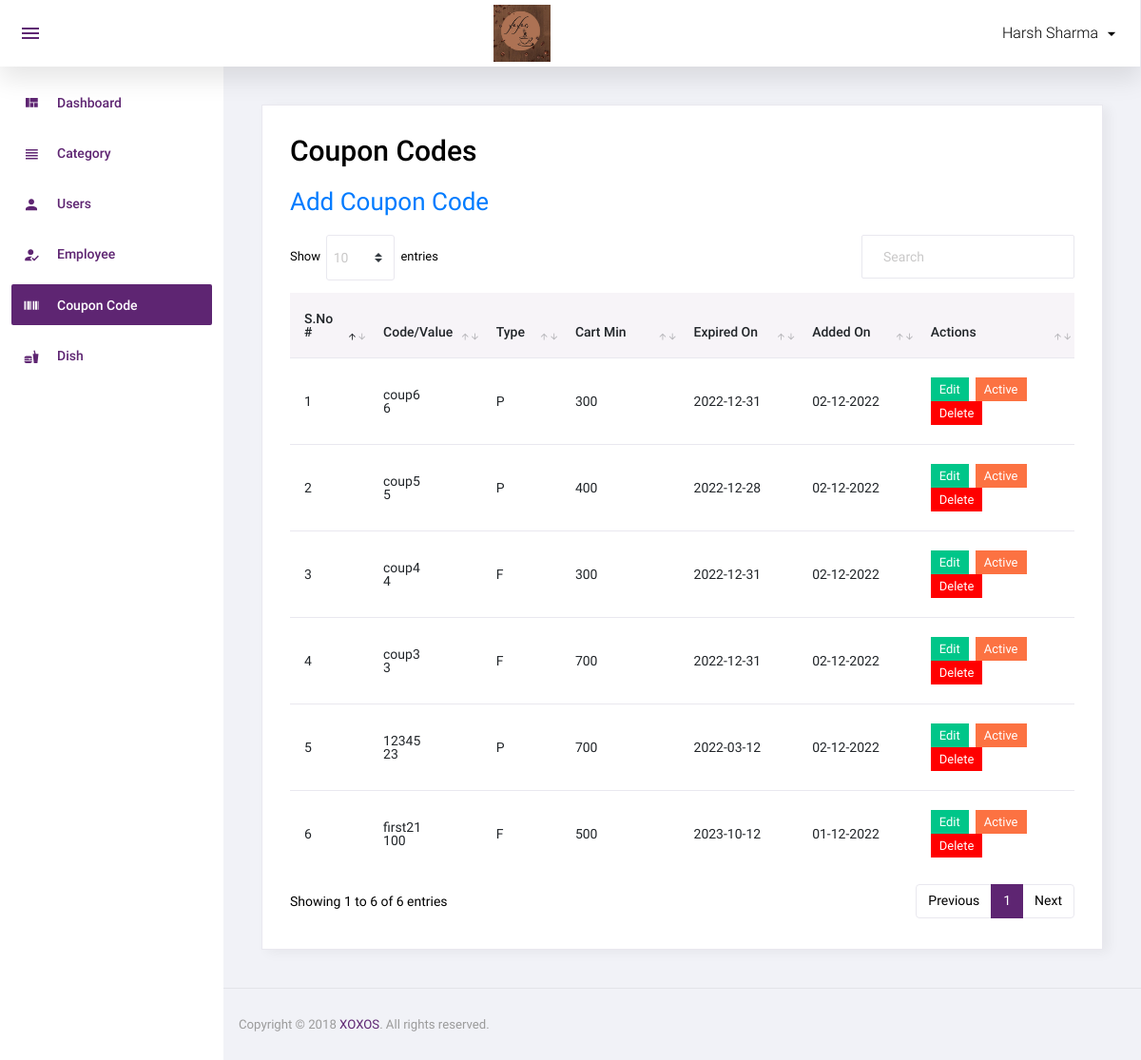
The app's page /admin/coupon_code.php (signed in) with its own data.
### tables this page shows
CREATE TABLE `coupon_code` (
  `id` int(11) NOT NULL,
  `coupon_code` varchar(20) NOT NULL,
  `coupon_type` enum('P','F') NOT NULL,
  `coupon_value` int(11) NOT NULL,
  `cart_min_value` int(11) NOT NULL,
  `expired_on` date NOT NULL,
  `status` int(11) NOT NULL,
  `added_on` datetime NOT NULL
);

### admin/coupon_code.php (the view, shortened to what this page needs)
<?php
include('header.php');
$sql="select * from coupon_code order by id desc";
$res=mysqli_query($con,$sql);
?>
  <div class="card">
            <div class="card-body">
              <h1 class="grid_title">Coupon Codes</h1>
			  <a href="manage_coupon_code.php" class="add_link">Add Coupon Code</a>
			  <div class="row grid_box">
                <div class="col-12">
                  <div class="table-responsive">
                    <table id="order-listing" class="table">
                      <thead>
                        <tr>
                            <th width="10%">S.No #</th>
                            <th width="10%">Code/Value</th>
                            <th width="10%">Type</th>
							<th width="15%">Cart Min</th>
							<th width="15%">Expired On</th>
							<th width="15%">Added On</th>
                            <th width="20%">Actions</th>
                        </tr>
                      </thead>
                      <tbody>
                        <?php if(mysqli_num_rows($res)>0){
						$i=1;
						while($row=mysqli_fetch_assoc($res)){
						?>
						<tr>
                            <td><?php echo $i?></td>
                            <td><?php echo $row['coupon_code']?><br/>
							<?php echo $row['coupon_value']?></td>
							<td><?php echo $row['coupon_type']?></td>
							<td><?php echo $row['cart_min_value']?></td>
							<td>
							<?php
							if($row['expired_on']=='0000-00-00'){
							}else{
								echo $row['expired_on'];
							}
							?>
							</td>
							<td>
							<?php
							$dateStr=strtotime($row['added_on']);
							echo date('d-m-Y',$dateStr);
							?>
							</td>
							<td>
								<a href="manage_coupon_code.php?id=<?php echo $row['id']?>"><label class="badge badge-success hand_cursor">Edit</label></a>&nbsp;
								<?php
								if($row['status']==1){
								?>
								<a href="?id=<?php echo $row['id']?>&type=deactive"><label class="badge badge-danger hand_cursor">Active</label></a>
								<?php
								}else{
								?>
								<a href="?id=<?php echo $row['id']?>&type=active"><label class="badge badge-info hand_cursor">Deactive</label></a>
								<?php
								}
								?>
								<a href="?id=<?php echo $row['id']?>&type=delete"><label class="badge badge-danger delete_red hand_cursor">Delete</label></a>
							</td>
                        </tr>
                        <?php
						$i++;
						} } else { ?>
						<tr>
							<td colspan="5">No data found</td>
						</tr>
						<?php } ?>
                      </tbody>
                    </table>
                  </div>
				</div>
              </div>
            </div>
          </div>
<?php include('footer.php');?>

### records on screen
coupon_code: coupon_code "coup6", coupon_value "6", coupon_type "P", cart_min_value "300", expired_on "2022-12-31", added_on "02-12-2022"
coupon_code: coupon_code "coup5", coupon_value "5", coupon_type "P", cart_min_value "400", expired_on "2022-12-28", added_on "02-12-2022"
coupon_code: coupon_code "coup4", coupon_value "4", coupon_type "F", cart_min_value "300", expired_on "2022-12-31", added_on "02-12-2022"
coupon_code: coupon_code "coup3", coupon_value "3", coupon_type "F", cart_min_value "700", expired_on "2022-12-31", added_on "02-12-2022"
coupon_code: coupon_code "12345", coupon_value "23", coupon_type "P", cart_min_value "700", expired_on "2022-03-12", added_on "02-12-2022"
coupon_code: coupon_code "first21", coupon_value "100", coupon_type "F", cart_min_value "500", expired_on "2023-10-12", added_on "01-12-2022"

### other values on screen
$_SESSION['ADMIN_USER'] "Harsh Sharma"
